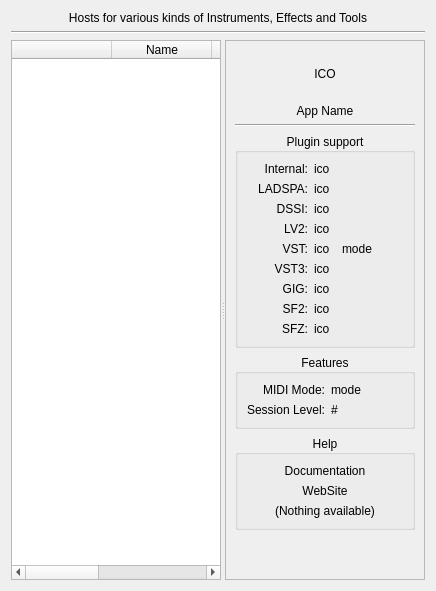
     <widget class="QWidget" name="host">
      <attribute name="title">
       <string>Host</string>
      </attribute>
      <layout class="QVBoxLayout" name="verticalLayout_16">
       <item>
        <widget class="QLabel" name="label_20">
         <property name="maximumSize">
          <size>
           <width>16777215</width>
           <height>16</height>
          </size>
         </property>
         <property name="text">
          <string>Hosts for various kinds of Instruments, Effects and Tools</string>
         </property>
         <property name="alignment">
          <set>Qt::AlignCenter</set>
         </property>
        </widget>
       </item>
       <item>
        <widget class="Line" name="line_5">
         <property name="orientation">
          <enum>Qt::Horizontal</enum>
         </property>
        </widget>
       </item>
       <item>
        <widget class="QSplitter" name="splitter_Host">
         <property name="orientation">
          <enum>Qt::Horizontal</enum>
         </property>
         <widget class="QTableWidget" name="listHost">
          <property name="contextMenuPolicy">
           <enum>Qt::CustomContextMenu</enum>
          </property>
          <property name="editTriggers">
           <set>QAbstractItemView::NoEditTriggers</set>
          </property>
          <property name="alternatingRowColors">
           <bool>true</bool>
          </property>
          <property name="selectionMode">
           <enum>QAbstractItemView::SingleSelection</enum>
          </property>
          <property name="selectionBehavior">
           <enum>QAbstractItemView::SelectRows</enum>
          </property>
          <property name="sortingEnabled">
           <bool>true</bool>
          </property>
          <attribute name="horizontalHeaderStretchLastSection">
           <bool>true</bool>
          </attribute>
          <attribute name="verticalHeaderVisible">
           <bool>false</bool>
          </attribute>
          <attribute name="verticalHeaderDefaultSectionSize">
           <number>22</number>
          </attribute>
          <column>
           <property name="text">
            <string/>
           </property>
          </column>
          <column>
           <property name="text">
            <string>Name</string>
           </property>
          </column>
          <column>
           <property name="text">
            <string>Instruments</string>
           </property>
          </column>
          <column>
           <property name="text">
            <string>Effects</string>
           </property>
          </column>
          <column>
           <property name="text">
            <string>Template?</string>
           </property>
          </column>
         </widget>
         <widget class="QFrame" name="frame_Host">
          <property name="minimumSize">
           <size>
            <width>200</width>
            <height>0</height>
           </size>
          </property>
          <property name="frameShape">
           <enum>QFrame::StyledPanel</enum>
          </property>
          <property name="frameShadow">
           <enum>QFrame::Raised</enum>
          </property>
          <layout class="QVBoxLayout" name="verticalLayout_4">
           <item>
            <widget class="QLabel" name="ico_app_host">
             <property name="minimumSize">
              <size>
               <width>0</width>
               <height>48</height>
              </size>
             </property>
             <property name="maximumSize">
              <size>
               <width>16777215</width>
               <height>48</height>
              </size>
             </property>
             <property name="text">
              <string>ICO</string>
             </property>
             <property name="alignment">
              <set>Qt::AlignCenter</set>
             </property>
            </widget>
           </item>
           <item>
            <widget class="QLabel" name="label_name_host">
             <property name="text">
              <string>App Name</string>
             </property>
             <property name="alignment">
              <set>Qt::AlignCenter</set>
             </property>
            </widget>
           </item>
           <item>
            <widget class="Line" name="line_4">
             <property name="orientation">
              <enum>Qt::Horizontal</enum>
             </property>
            </widget>
           </item>
           <item>
            <widget class="QGroupBox" name="group_plugin_host">
             <property name="title">
              <string>Plugin support</string>
             </property>
             <property name="alignment">
              <set>Qt::AlignCenter</set>
             </property>
             <layout class="QGridLayout" name="gridLayout_6">
              <item row="1" column="0">
               <widget class="QLabel" name="label_ladspa_host">
                <property name="text">
                 <string>LADSPA:</string>
                </property>
                <property name="alignment">
                 <set>Qt::AlignRight|Qt::AlignTrailing|Qt::AlignVCenter</set>
                </property>
               </widget>
              </item>
              <item row="1" column="1" colspan="2">
               <widget class="QLabel" name="ico_ladspa_host">
                <property name="text">
                 <string>ico</string>
                </property>
               </widget>
              </item>
              <item row="2" column="0">
               <widget class="QLabel" name="label_dssi_host">
                <property name="text">
                 <string>DSSI:</string>
                </property>
                <property name="alignment">
                 <set>Qt::AlignRight|Qt::AlignTrailing|Qt::AlignVCenter</set>
                </property>
               </widget>
              </item>
              <item row="2" column="1" colspan="2">
               <widget class="QLabel" name="ico_dssi_host">
                <property name="text">
                 <string>ico</string>
                </property>
               </widget>
              </item>
              <item row="3" column="0">
               <widget class="QLabel" name="label_lv2_host">
                <property name="text">
                 <string>LV2:</string>
                </property>
                <property name="alignment">
                 <set>Qt::AlignRight|Qt::AlignTrailing|Qt::AlignVCenter</set>
                </property>
               </widget>
              </item>
              <item row="3" column="1" colspan="2">
               <widget class="QLabel" name="ico_lv2_host">
                <property name="text">
                 <string>ico</string>
                </property>
               </widget>
              </item>
              <item row="4" column="0">
               <widget class="QLabel" name="label_vst_host">
                <property name="text">
                 <string>VST:</string>
                </property>
                <property name="alignment">
                 <set>Qt::AlignRight|Qt::AlignTrailing|Qt::AlignVCenter</set>
                </property>
               </widget>
              </item>
              <item row="4" column="1">
               <widget class="QLabel" name="ico_vst_host">
                <property name="maximumSize">
                 <size>
                  <width>22</width>
                  <height>16777215</height>
                 </size>
                </property>
                <property name="text">
                 <string>ico</string>
                </property>
               </widget>
              </item>
              <item row="4" column="2">
               <widget class="QLabel" name="label_vst_mode_host">
                <property name="text">
                 <string>mode</string>
                </property>
               </widget>
              </item>
              <item row="5" column="0">
               <widget class="QLabel" name="label_vst3_host">
                <property name="text">
                 <string>VST3:</string>
                </property>
                <property name="alignment">
                 <set>Qt::AlignRight|Qt::AlignTrailing|Qt::AlignVCenter</set>
                </property>
               </widget>
              </item>
              <item row="5" column="1" colspan="2">
               <widget class="QLabel" name="ico_vst3_host">
                <property name="text">
                 <string>ico</string>
                </property>
               </widget>
              </item>
              <item row="6" column="0">
               <widget class="QLabel" name="label_gig_host">
                <property name="text">
                 <string>GIG:</string>
                </property>
                <property name="alignment">
                 <set>Qt::AlignRight|Qt::AlignTrailing|Qt::AlignVCenter</set>
                </property>
               </widget>
              </item>
              <item row="6" column="1" colspan="2">
               <widget class="QLabel" name="ico_gig_host">
                <property name="text">
                 <string>ico</string>
                </property>
               </widget>
              </item>
              <item row="7" column="0">
               <widget class="QLabel" name="label_sf2_host">
                <property name="text">
                 <string>SF2:</string>
                </property>
                <property name="alignment">
                 <set>Qt::AlignRight|Qt::AlignTrailing|Qt::AlignVCenter</set>
                </property>
               </widget>
              </item>
              <item row="7" column="1" colspan="2">
               <widget class="QLabel" name="ico_sf2_host">
                <property name="text">
                 <string>ico</string>
                </property>
               </widget>
              </item>
              <item row="8" column="0">
               <widget class="QLabel" name="label_sfz_host">
                <property name="text">
                 <string>SFZ:</string>
                </property>
                <property name="alignment">
                 <set>Qt::AlignRight|Qt::AlignTrailing|Qt::AlignVCenter</set>
                </property>
               </widget>
              </item>
              <item row="8" column="1" colspan="2">
               <widget class="QLabel" name="ico_sfz_host">
                <property name="text">
                 <string>ico</string>
                </property>
               </widget>
              </item>
              <item row="0" column="0">
               <widget class="QLabel" name="label_17">
                <property name="text">
                 <string>Internal:</string>
                </property>
                <property name="alignment">
                 <set>Qt::AlignRight|Qt::AlignTrailing|Qt::AlignVCenter</set>
                </property>
               </widget>
              </item>
              <item row="0" column="1">
               <widget class="QLabel" name="ico_internal_host">
                <property name="text">
                 <string>ico</string>
                </property>
               </widget>
              </item>
             </layout>
            </widget>
           </item>
           <item>
            <widget class="QGroupBox" name="group_features_host">
             <property name="title">
              <string>Features</string>
             </property>
             <property name="alignment">
              <set>Qt::AlignCenter</set>
             </property>
             <layout class="QGridLayout" name="gridLayout_7">
              <item row="0" column="0">
               <widget class="QLabel" name="label_18">
                <property name="text">
                 <string>MIDI Mode:</string>
                </property>
                <property name="alignment">
                 <set>Qt::AlignRight|Qt::AlignTrailing|Qt::AlignVCenter</set>
                </property>
               </widget>
              </item>
              <item row="0" column="1">
               <widget class="QLabel" name="label_midi_mode_host">
                <property name="text">
                 <string>mode</string>
                </property>
               </widget>
              </item>
              <item row="1" column="0">
               <widget class="QLabel" name="label_19">
                <property name="text">
                 <string>Session Level:</string>
                </property>
                <property name="alignment">
                 <set>Qt::AlignRight|Qt::AlignTrailing|Qt::AlignVCenter</set>
                </property>
               </widget>
              </item>
              <item row="1" column="1">
               <widget class="QLabel" name="label_session_level_host">
                <property name="text">
                 <string>#</string>
                </property>
               </widget>
              </item>
             </layout>
            </widget>
           </item>
           <item>
            <widget class="QGroupBox" name="group_help_host">
             <property name="title">
              <string>Help</string>
             </property>
             <property name="alignment">
              <set>Qt::AlignCenter</set>
             </property>
             <layout class="QVBoxLayout" name="verticalLayout">
              <item>
               <widget class="QLabel" name="url_documentation_host">
                <property name="text">
                 <string>Documentation</string>
                </property>
                <property name="alignment">
                 <set>Qt::AlignCenter</set>
                </property>
                <property name="openExternalLinks">
                 <bool>true</bool>
                </property>
               </widget>
              </item>
              <item>
               <widget class="QLabel" name="url_website_host">
                <property name="text">
                 <string>WebSite</string>
                </property>
                <property name="alignment">
                 <set>Qt::AlignCenter</set>
                </property>
                <property name="openExternalLinks">
                 <bool>true</bool>
                </property>
               </widget>
              </item>
              <item>
               <widget class="QLabel" name="label_no_help_host">
                <property name="text">
                 <string>(Nothing available)</string>
                </property>
                <property name="alignment">
                 <set>Qt::AlignCenter</set>
                </property>
               </widget>
              </item>
             </layout>
            </widget>
           </item>
           <item>
            <spacer name="verticalSpacer_3">
             <property name="orientation">
              <enum>Qt::Vertical</enum>
             </property>
             <property name="sizeHint" stdset="0">
              <size>
               <width>20</width>
               <height>40</height>
              </size>
             </property>
            </spacer>
           </item>
          </layout>
         </widget>
        </widget>
       </item>
      </layout>
     </widget>
